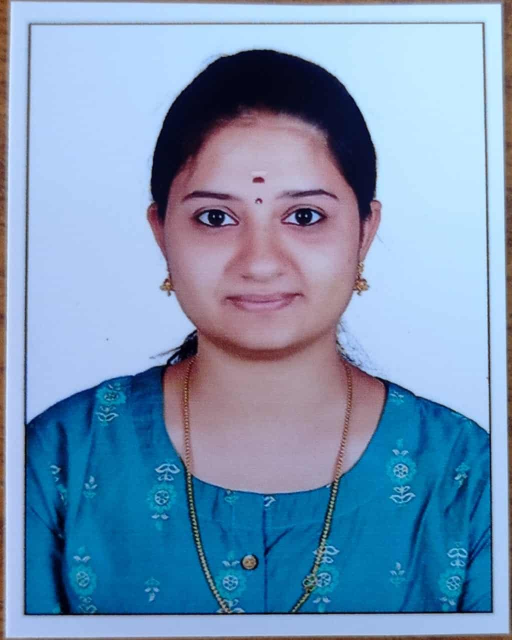
#> input picture backend/uploads/candidate_photos/CETPHD-J26-0002.JPG, 1024 x 1280 px (shown at 1/2 size)
$ python -i vector_converter.py   (imports and definitions only)
#> lines starting #> are read from the running program, lines starting #| are printed output that depends on the picture
#> further down, picture is the input picture: PIL image 1024x1280 RGB; mean R, G, B 120.1, 150.4, 183.8
import os
import io
import re
import math
import struct
import subprocess
import xml.etree.ElementTree as ET
from typing import Optional
from PIL import Image, ImageDraw, ImageOps

# [66 lines left out: function extract_embedded_raster_image, not called in this run]


def crop_image_whitespace(img: Image.Image, margin: int = 15) -> Image.Image:
    """Crops excess white background margins to tightly frame vector graphics and chemical equations."""
#> called with margin = 15
    try:
        if img.mode in ('RGBA', 'LA'):
            alpha = img.split()[-1]
            rgb_img = Image.new('RGB', img.size, (255, 255, 255))
            rgb_img.paste(img, mask=alpha)
        else:
            rgb_img = img.convert('RGB')

        inverted = ImageOps.invert(rgb_img)
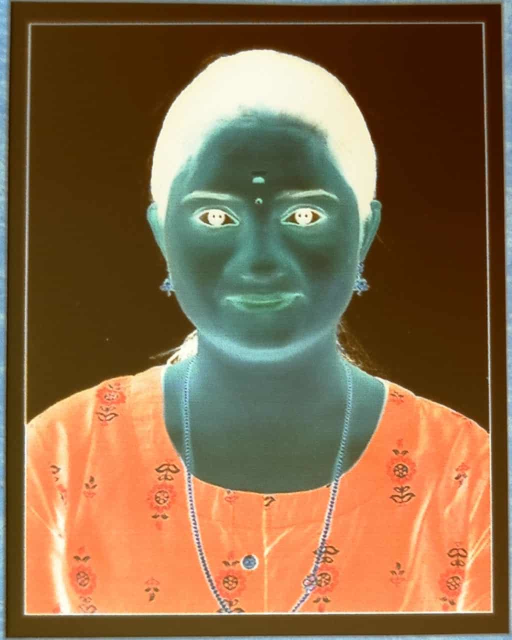
#> inverted: PIL image 1024x1280 RGB (shown at 1/2 size); mean R, G, B 134.9, 104.6, 71.2
        bbox = inverted.getbbox()
#> bbox = (0, 0, 1024, 1280)
        if bbox:
            left = max(bbox[0] - margin, 0)
#> left = 0
            top = max(bbox[1] - margin, 0)
#> top = 0
            right = min(bbox[2] + margin, img.width)
#> right = 1024
            bottom = min(bbox[3] + margin, img.height)
#> bottom = 1280
            return img.crop((left, top, right, bottom))
    except Exception:
        pass
    return img


# [441 lines left out: functions render_emf_pure_python, render_wmf_pure_python, render_emf_wmf_libreoffice, render_emf_wmf_gdi, convert_vector_metafile_to_png_bytes, not called in this run]

>>> from PIL import Image
>>> picture = Image.open('../../../uploads/candidate_photos/CETPHD-J26-0002.JPG')
>>> result = crop_image_whitespace(picture)

$ run again, on backend/uploads/candidate_photos/CETPHD-J26-0003.JPG
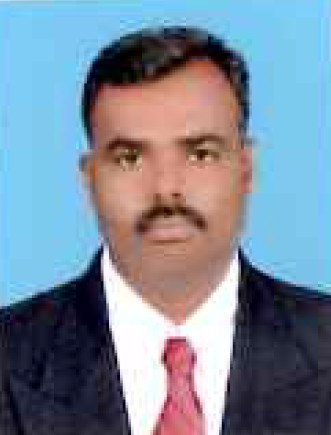
#> input picture backend/uploads/candidate_photos/CETPHD-J26-0003.JPG, 331 x 435 px
#> picture is the input picture: PIL image 331x435 RGB; mean R, G, B 123, 137.8, 154.4
#> in crop_image_whitespace, `inverted = ImageOps.invert(rgb_img)`:
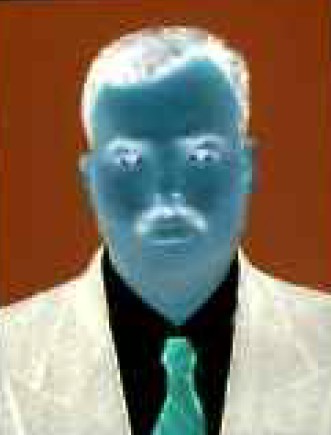
#> inverted: PIL image 331x435 RGB; mean R, G, B 132, 117.2, 100.6
#> bbox = (0, 0, 331, 435)
#> left = 0
#> right = 331
#> bottom = 435

$ run again, on backend/uploads/candidate_photos/CETPHD-J26-0004.JPG
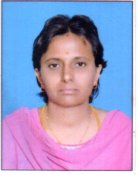
#> input picture backend/uploads/candidate_photos/CETPHD-J26-0004.JPG, 139 x 175 px
#> picture is the input picture: PIL image 139x175 RGB; mean R, G, B 163.4, 155.2, 199.9
#> in crop_image_whitespace, `inverted = ImageOps.invert(rgb_img)`:
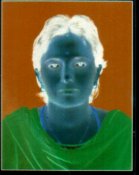
#> inverted: PIL image 139x175 RGB; mean R, G, B 91.6, 99.8, 55.1
#> bbox = (0, 0, 139, 175)
#> left = 0
#> right = 139
#> bottom = 175

$ run again, on backend/uploads/candidate_photos/CETPHD-J26-0006.JPG
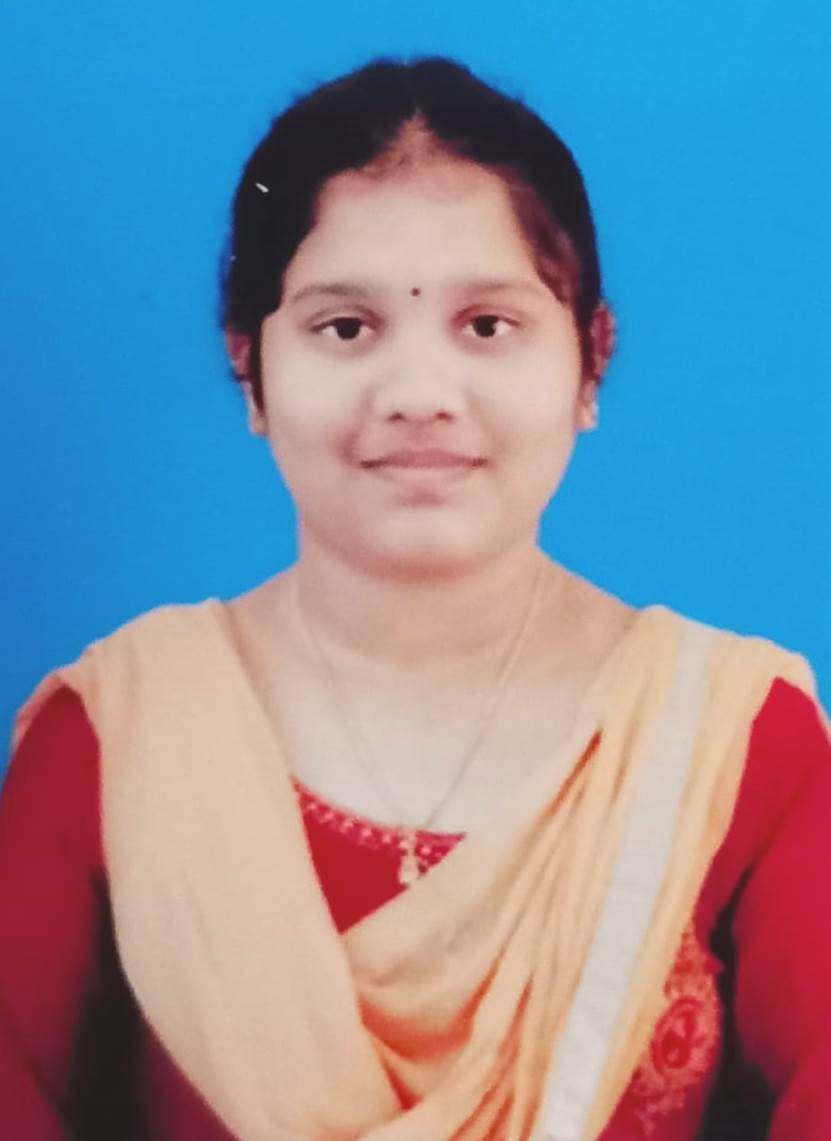
#> input picture backend/uploads/candidate_photos/CETPHD-J26-0006.JPG, 831 x 1141 px
#> picture is the input picture: PIL image 831x1141 RGB; mean R, G, B 127.8, 140.4, 160
#> in crop_image_whitespace, `inverted = ImageOps.invert(rgb_img)`:
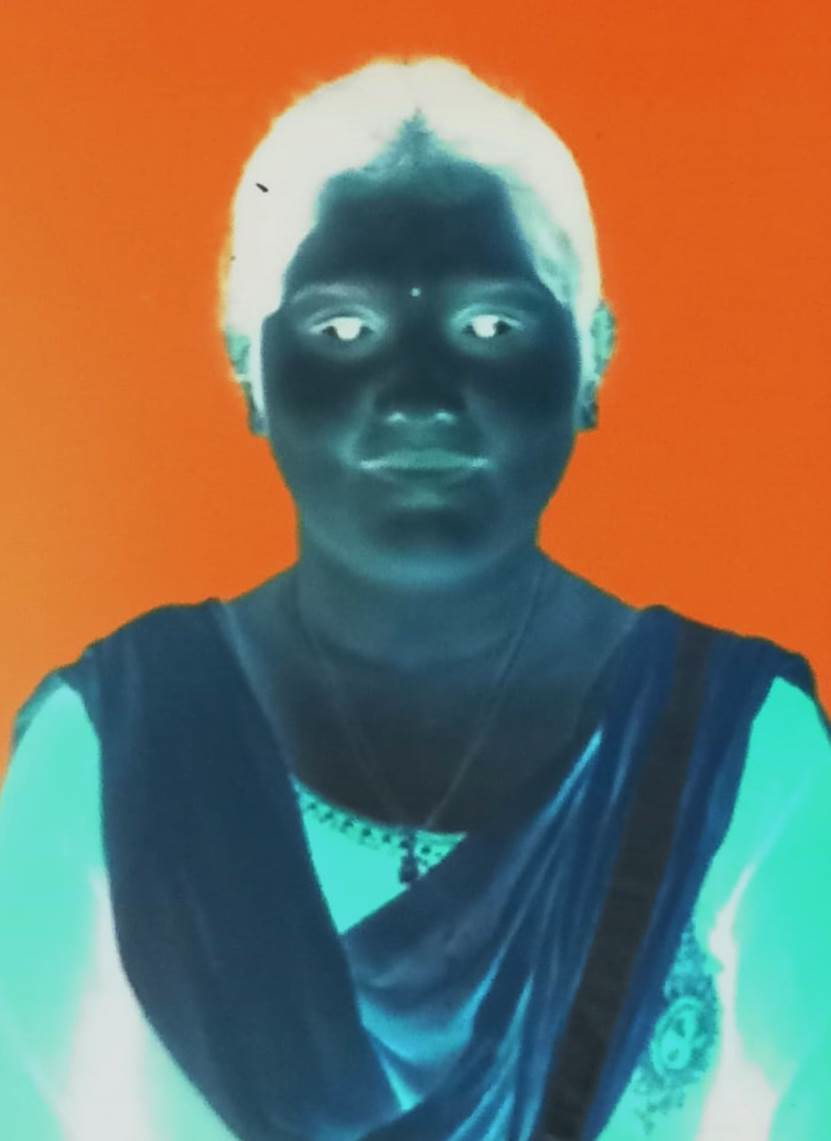
#> inverted: PIL image 831x1141 RGB; mean R, G, B 127.2, 114.6, 95
#> bbox = (0, 0, 831, 1141)
#> left = 0
#> right = 831
#> bottom = 1141
